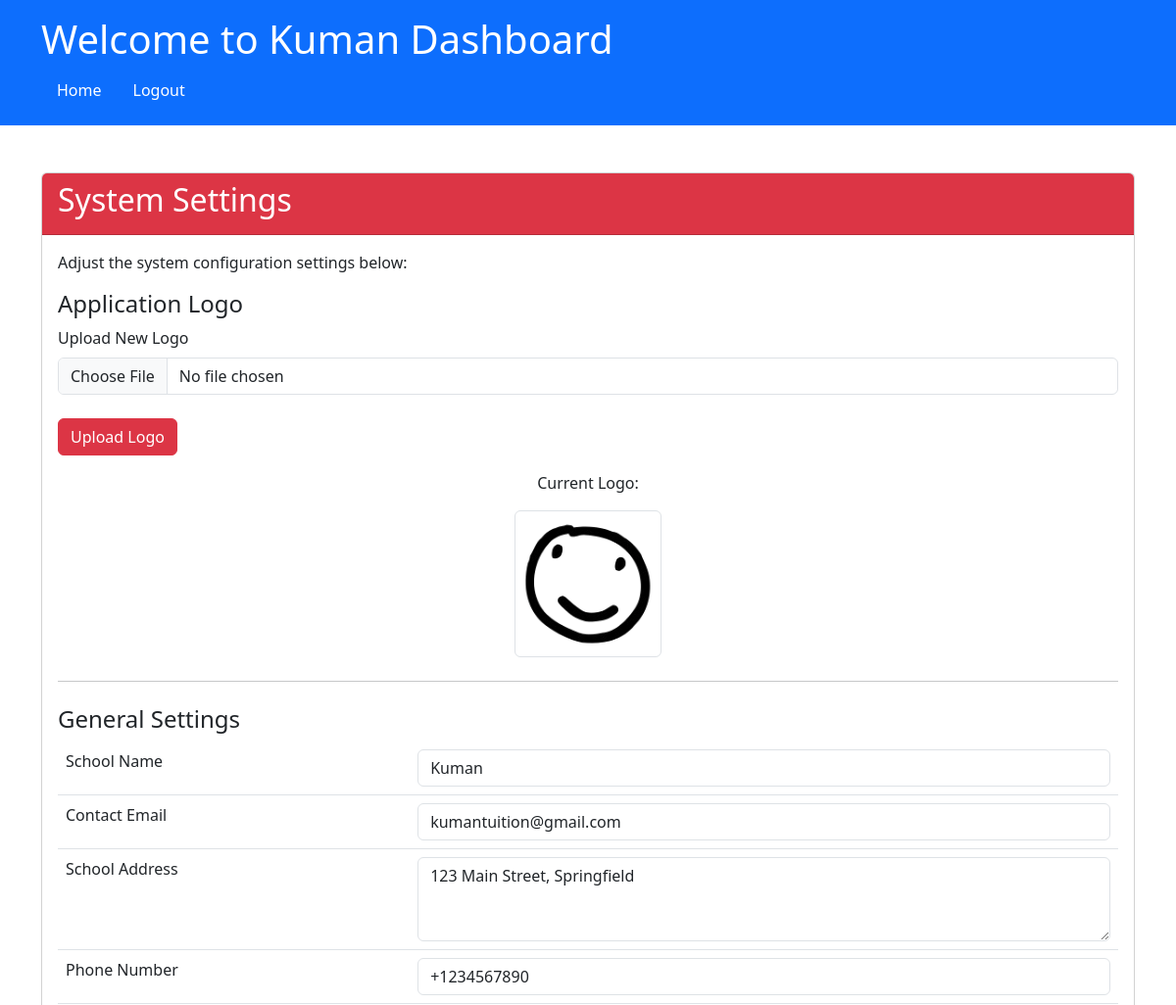
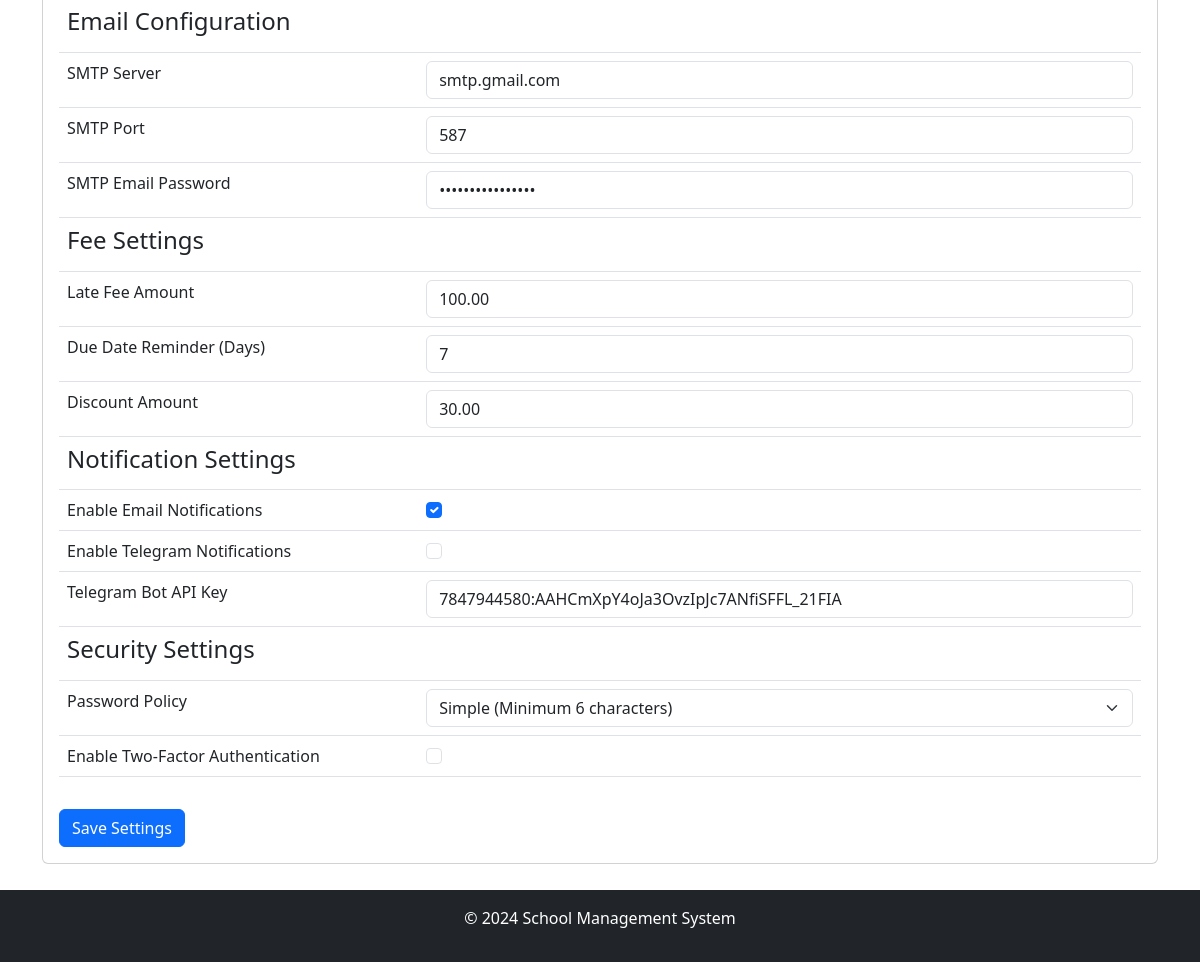
/admin/system-settings (signed in), run on the app's committed database (2 pictures, top to bottom).
### app/models/models.py (models this page shows)
class Settings(db.Model):
    __tablename__ = 'Settings'
    setting_key = db.Column('SettingKey', db.String, primary_key=True)
    setting_value = db.Column('SettingValue', db.String)
    description = db.Column('Description', db.String, nullable=False)
    value_type = db.Column('ValueType', db.String, nullable=False)
    category = db.Column('Category', db.String, nullable=False)

### app/routes/admin_routes.py (the view)
@admin.route('/system-settings', methods=['GET', 'POST'])
@login_required
@role_required('1')
def system_settings():
    settings = {
        setting.setting_key: setting.setting_value for setting in Settings.query.all()}
    return render_template('admin/system_settings.html', settings=settings, app_name=app_name())

### app/__init__.py (called while the page is built)
@login_manager.user_loader
def load_user(user_id):
    from .models.models import User
    return User.query.get(user_id)

### app/routes/routes.py (called while the page is built)
def app_name():
    app_name = "School Management System"
    with current_app.app_context():
        setting = Settings.query.filter_by(setting_key='school_name').first()
        if setting and setting.setting_value:
            app_name = setting.setting_value
    return app_name

def role_required(*roles):
    def decorator(f):
        @wraps(f)
        def decorated_function(*args, **kwargs):
            if not current_user.is_authenticated or current_user.role_id not in roles:
                abort(403)  # Forbidden access if role does not match
            return f(*args, **kwargs)
        return decorated_function
    return decorator

### app/templates/admin/system_settings.html (shortened to what this page needs)
{% extends "share/dashboard.html" %}
{% block card_header %}bg-danger{% endblock %}
{% block card_title %}System Settings{% endblock %}
{% block card_content %}
<p>Adjust the system configuration settings below:</p>
<h4>Application Logo</h4>
<form action="{{ url_for('admin.update_logo') }}" method="post" enctype="multipart/form-data">
    <div class="mb-3">
        <label for="app_logo" class="form-label">Upload New Logo</label>
        <input type="file" class="form-control" id="app_logo" name="app_logo" accept="image/*" required>
    </div>
    <button type="submit" class="btn btn-danger mt-2">Upload Logo</button>
</form>
<div class="text-center mt-3">
    <p>Current Logo:</p>
    <img src="{{ url_for('static', filename='logo.png') }}" alt="Current Logo" class="img-thumbnail" width="150">
</div>
<hr class="my-4">
<h4>General Settings</h4>
<form action="{{ url_for('admin.update_settings') }}" method="post">
    <table class="table">
        <tr>
            <td><label for="school_name" class="form-label">School Name</label></td>
            <td><input type="text" class="form-control" id="school_name" name="school_name" value="{{ settings['school_name'] }}" required></td>
        </tr>
        <tr>
            <td><label for="contact_email" class="form-label">Contact Email</label></td>
            <td><input type="email" class="form-control" id="contact_email" name="contact_email" value="{{ settings['contact_email'] }}" required></td>
        </tr>
        <tr>
            <td><label for="address" class="form-label">School Address</label></td>
            <td><textarea class="form-control" id="address" name="address" rows="3" required>{{ settings['address'] }}</textarea></td>
        </tr>
        <tr>
            <td><label for="contact_number" class="form-label">Phone Number</label></td>
            <td>
                <input type="tel" class="form-control" id="contact_number" name="contact_number"
                       value="{{ settings['contact_number'] }}" pattern="^\+?[0-9]{1,15}$"
                       placeholder="e.g., +1234567890" required>
            </td>
        </tr>
        <tr><th colspan="2"><h4>Email Configuration</h4></th></tr>
        <tr>
            <td><label for="smtp_server" class="form-label">SMTP Server</label></td>
            <td><input type="text" class="form-control" id="smtp_server" name="smtp_server" value="{{ settings['smtp_server'] }}" required></td>
        </tr>
        <tr>
            <td><label for="smtp_port" class="form-label">SMTP Port</label></td>
            <td><input type="number" class="form-control" id="smtp_port" name="smtp_port" value="{{ settings['smtp_port'] }}" min="1" required></td>
        </tr>
        <tr>
            <td><label for="smtp_email_password" class="form-label">SMTP Email Password</label></td>
            <td><input type="password" class="form-control" id="smtp_email_password" name="smtp_email_password" value="{{ settings['smtp_email_password'] }}" required></td>
        </tr>
        <tr><th colspan="2"><h4>Fee Settings</h4></th></tr>
        <tr>
            <td><label for="late_fee_amount" class="form-label">Late Fee Amount</label></td>
            <td>
                <input type="number" class="form-control" id="late_fee_amount" name="late_fee_amount"
                    value="{{ '%.2f' % (settings['late_fee_amount'] | float) }}" min="0" step="0.01" required>
            </td>
        </tr>
        <tr>
            <td><label for="due_date_reminder" class="form-label">Due Date Reminder (Days)</label></td>
            <td><input type="number" class="form-control" id="due_date_reminder" name="due_date_reminder" value="{{ settings['due_date_reminder'] }}" min="0" required></td>
        </tr>
        <tr>
            <td><label for="discount_amount" class="form-label">Discount Amount</label></td>
            <td>
                <input type="number" class="form-control" id="discount_amount" name="discount_amount"
                    value="{{ '%.2f' % (settings['discount_amount'] | float) }}" min="0" step="0.01" required>
            </td>
        </tr>
        <tr><th colspan="2"><h4>Notification Settings</h4></th></tr>
        <tr>
            <td><label for="email_notifications" class="form-check-label">Enable Email Notifications</label></td>
            <td><input type="checkbox" class="form-check-input" id="email_notifications" name="email_notifications" {% if settings['email_notifications'] == '1' %}checked{% endif %}></td>
        </tr>
        <tr>
            <td><label for="telegram_notifications" class="form-check-label">Enable Telegram Notifications</label></td>
            <td><input type="checkbox" class="form-check-input" id="telegram_notifications" name="telegram_notifications" {% if settings['telegram_notifications'] == '1' %}checked{% endif %}></td>
        </tr>
        <tr>
            <td><label for="telegram_bot_api_key" class="form-label">Telegram Bot API Key</label></td>
            <td>
                <input type="text" class="form-control" id="telegram_bot_api_key" name="telegram_bot_api_key"
                       value="{{ settings['telegram_bot_api_key'] }}">
            </td>
        </tr>
        <tr><th colspan="2"><h4>Security Settings</h4></th></tr>
        <tr>
            <td><label for="password_policy" class="form-label">Password Policy</label></td>
            <td>
                <select class="form-select" id="password_policy" name="password_policy" required>
                    <option value="simple" {% if settings['password_policy'] == 'simple' %}selected{% endif %}>Simple (Minimum 6 characters)</option>
                </select>
            </td>
        </tr>
        <tr>
            <td><label for="two_factor_auth" class="form-check-label">Enable Two-Factor Authentication</label></td>
            <td><input type="checkbox" class="form-check-input" id="two_factor_auth" name="two_factor_auth" {% if settings['two_factor_auth'] == '1' %}checked{% endif %}></td>
        </tr>
    </table>
    <button type="submit" class="btn btn-primary mt-3">Save Settings</button>
</form>
{% endblock %}

### app/templates/share/dashboard.html (shortened to what this page needs)
<!DOCTYPE html>
<html lang="en">
	<head>
		<link
			href="https://cdn.jsdelivr.net/npm/bootstrap@5.3.0-alpha1/dist/css/bootstrap.min.css"
			rel="stylesheet"
		/>
	</head>
	<body>
		<header class="bg-primary text-white p-3">
			<div class="container">
				<h1>Welcome to {{app_name}} Dashboard</h1>
				<nav>
					<ul class="nav">
						<li class="nav-item">
							<a
								class="nav-link text-white"
								href="{% if current_user.role_id == '1' %}
                                        {{ url_for('admin.dashboard') }}
                                      {% elif current_user.role_id == '2' %}
                                        {{ url_for('teacher.dashboard') }}
                                      {% elif current_user.role_id == '3' %}
                                        {{ url_for('parent.dashboard') }}
                                      {% elif current_user.role_id == '4' %}
                                        {{ url_for('accountant.dashboard') }}
                                      {% else %}
                                        {{ url_for('views.home') }}
                                      {% endif %}"
								>Home</a
							>
						</li>
						<li class="nav-item">
							<a class="nav-link text-white" href="{{ url_for('auth.logout') }}"
								>Logout</a
							>
						</li>
					</ul>
				</nav>
			</div>
		</header>
		<main class="container my-5" style="padding-bottom: 50px;">
			<div class="card">
				<div
					class="card-header text-white {% block card_header %}{% endblock %}"
				>
					<h2>{% block card_title %} {% endblock %}</h2>
				</div>
				<div class="card-body">{% block card_content %} {% endblock %}</div>
			</div>
		</main>
		<footer class="bg-dark text-white py-3 fixed-bottom footer">
			<div class="container text-center">
				<p>&copy; 2024 School Management System</p>
			</div>
		</footer>
	</body>
</html>

### data on the page
Settings: SettingValue "Kuman", school_name "Kuman"
Settings: contact_email "kumantuition@gmail.com"
Settings: address "123 Main Street, Springfield"
Settings: contact_number "+1234567890"
Settings: smtp_server "smtp.gmail.com"
Settings: smtp_port "587"
Settings: late_fee_amount "100.00"
Settings: discount_amount "30.00"
Settings: telegram_bot_api_key "7847944580:AAHCmXpY4oJa3OvzIpJc7ANfiSFFL_21FIA"
Settings: password_policy "Simple (Minimum 6 characters)"
